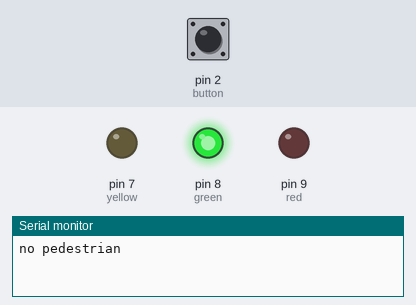
Simulated run of this sketch. Board: Arduino Uno, built with avr-gcc and run on an emulated ATmega328P. Shown: output pins drawn as LEDs (lit = HIGH), the last lines printed to the serial monitor. The inputs (shaded band) are chosen by the test bench; at power-on: pin 2 (button) LOW.

Above: at 1.2 s.
1.3 s: pin 2 (button) pulled HIGH for 0.15 s
At 3.2 s:
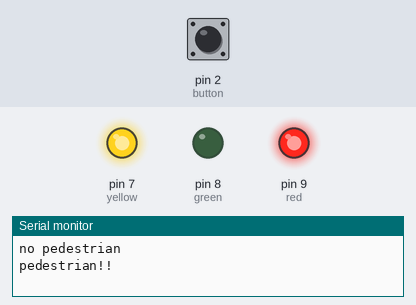
At 4.4 s:
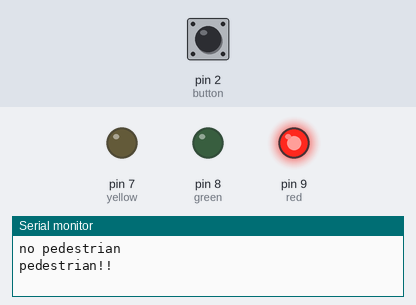
Timing chart, 0 to 23.0 s (numbered marks = the images above; inputs shaded):
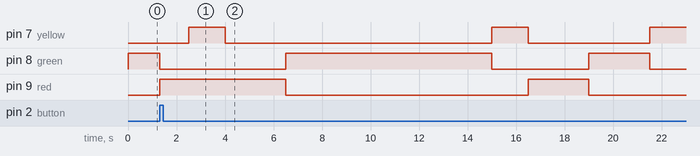

The sketch:

task_1.ino
```cpp
const int red = 9;
const int yellow = 7;
const int green = 8;
const int button = 2;

volatile bool pedestrianCrossing = false;

void setup() {
  pinMode(red, OUTPUT);
  pinMode(yellow, OUTPUT);
  pinMode(green, OUTPUT);
  pinMode(button, INPUT);

  digitalWrite(red, LOW);
  digitalWrite(yellow, LOW);
  digitalWrite(green, HIGH);

  Serial.begin(9600);
  attachInterrupt(digitalPinToInterrupt(button), request, RISING);
}

void loop() {
  if (pedestrianCrossing) {
    handlePedestrian();
    return;
  }

  Serial.println("no pedestrian");
  digitalWrite(green, HIGH);
  delay(2500);
  digitalWrite(green, LOW);
  digitalWrite(yellow, HIGH);
  delay(1500);
  digitalWrite(yellow, LOW);
  digitalWrite(red, HIGH);
  delay(2500);
  digitalWrite(red, LOW);
  digitalWrite(green, HIGH);
}

void request() {
  pedestrianCrossing = true;
  digitalWrite(green, LOW);
  digitalWrite(yellow, LOW);
  digitalWrite(red, HIGH);
  Serial.println("pedestrian!!");
}

void handlePedestrian() {
  delay(6000);
  digitalWrite(red, LOW);
  digitalWrite(green, HIGH);
  pedestrianCrossing = false;
}
```
